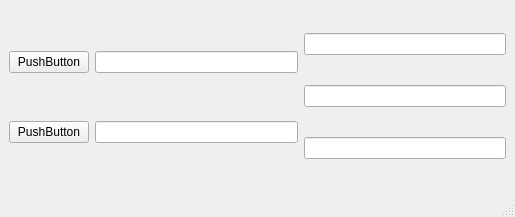
<?xml version="1.0" encoding="UTF-8"?>
<ui version="4.0">
 <class>MainWindow</class>
 <widget class="QMainWindow" name="MainWindow">
  <property name="geometry">
   <rect>
    <x>0</x>
    <y>0</y>
    <width>515</width>
    <height>217</height>
   </rect>
  </property>
  <property name="windowTitle">
   <string>MainWindow</string>
  </property>
  <widget class="QWidget" name="centralwidget">
   <layout class="QHBoxLayout" name="horizontalLayout_3">
    <item>
     <layout class="QGridLayout" name="gridLayout">
      <item row="0" column="1">
       <widget class="QPushButton" name="pushButton">
        <property name="text">
         <string>PushButton</string>
        </property>
       </widget>
      </item>
      <item row="1" column="1">
       <widget class="QPushButton" name="pushButton_2">
        <property name="text">
         <string>PushButton</string>
        </property>
       </widget>
      </item>
     </layout>
    </item>
    <item>
     <layout class="QVBoxLayout" name="verticalLayout">
      <item>
       <widget class="QLineEdit" name="lineEdit"/>
      </item>
      <item>
       <widget class="QLineEdit" name="lineEdit_2"/>
      </item>
     </layout>
    </item>
    <item>
     <layout class="QVBoxLayout" name="verticalLayout_4">
      <item>
       <widget class="QLineEdit" name="lineEdit_4"/>
      </item>
      <item>
       <widget class="QLineEdit" name="lineEdit_5"/>
      </item>
      <item>
       <widget class="QLineEdit" name="lineEdit_3"/>
      </item>
     </layout>
    </item>
   </layout>
  </widget>
  <widget class="QMenuBar" name="menubar">
   <property name="geometry">
    <rect>
     <x>0</x>
     <y>0</y>
     <width>515</width>
     <height>22</height>
    </rect>
   </property>
  </widget>
  <widget class="QStatusBar" name="statusbar"/>
 </widget>
 <resources/>
 <connections/>
</ui>
